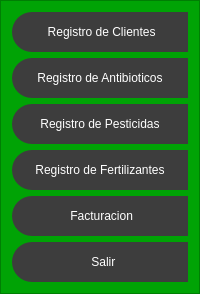
           <widget class="QFrame" name="Menu">
            <property name="minimumSize">
             <size>
              <width>200</width>
              <height>0</height>
             </size>
            </property>
            <property name="maximumSize">
             <size>
              <width>0</width>
              <height>16777215</height>
             </size>
            </property>
            <property name="styleSheet">
             <string notr="true">QFrame{
	
	background-color: rgb(0, 163, 5);
}

QPushButton{
background-color:rgb(61,61,61);
border-top-left-radius:20px;
border-bottom-left-radius:20px;
color: rgb(255,255,255);
font: 77 10pt &quot;Arial Black&quot;;
}

QPushButton:hover{
background-color:white;
border-top-left-radius:20px;
border-bottom-left-radius:20px;
color:rgb(0,0,0);
font:77 10pt &quot;Arial Black&quot;;
}</string>
            </property>
            <property name="frameShape">
             <enum>QFrame::StyledPanel</enum>
            </property>
            <property name="frameShadow">
             <enum>QFrame::Raised</enum>
            </property>
            <layout class="QVBoxLayout" name="verticalLayout_3">
             <item>
              <widget class="QPushButton" name="RegistroClientes">
               <property name="minimumSize">
                <size>
                 <width>0</width>
                 <height>40</height>
                </size>
               </property>
               <property name="text">
                <string> Registro de Clientes</string>
               </property>
               <property name="iconSize">
                <size>
                 <width>20</width>
                 <height>20</height>
                </size>
               </property>
              </widget>
             </item>
             <item>
              <widget class="QPushButton" name="RegistroAntibioticos">
               <property name="minimumSize">
                <size>
                 <width>0</width>
                 <height>40</height>
                </size>
               </property>
               <property name="text">
                <string>Registro de Antibioticos</string>
               </property>
               <property name="iconSize">
                <size>
                 <width>20</width>
                 <height>20</height>
                </size>
               </property>
              </widget>
             </item>
             <item>
              <widget class="QPushButton" name="RegistroPesticidas">
               <property name="minimumSize">
                <size>
                 <width>0</width>
                 <height>40</height>
                </size>
               </property>
               <property name="text">
                <string>Registro de Pesticidas</string>
               </property>
              </widget>
             </item>
             <item>
              <widget class="QPushButton" name="RegistroFertilizantes">
               <property name="minimumSize">
                <size>
                 <width>0</width>
                 <height>40</height>
                </size>
               </property>
               <property name="text">
                <string>Registro de Fertilizantes</string>
               </property>
              </widget>
             </item>
             <item>
              <widget class="QPushButton" name="Facturacion">
               <property name="minimumSize">
                <size>
                 <width>0</width>
                 <height>40</height>
                </size>
               </property>
               <property name="text">
                <string> Facturacion</string>
               </property>
               <property name="icon">
                <iconset>
                 <normaloff>Imagenes/Factura.svg</normaloff>Imagenes/Factura.svg</iconset>
               </property>
               <property name="iconSize">
                <size>
                 <width>20</width>
                 <height>20</height>
                </size>
               </property>
              </widget>
             </item>
             <item>
              <widget class="QPushButton" name="Salir">
               <property name="minimumSize">
                <size>
                 <width>0</width>
                 <height>40</height>
                </size>
               </property>
               <property name="text">
                <string>  Salir</string>
               </property>
               <property name="icon">
                <iconset>
                 <normaloff>Imagenes/Salir.svg</normaloff>Imagenes/Salir.svg</iconset>
               </property>
               <property name="iconSize">
                <size>
                 <width>20</width>
                 <height>20</height>
                </size>
               </property>
              </widget>
             </item>
            </layout>
           </widget>
